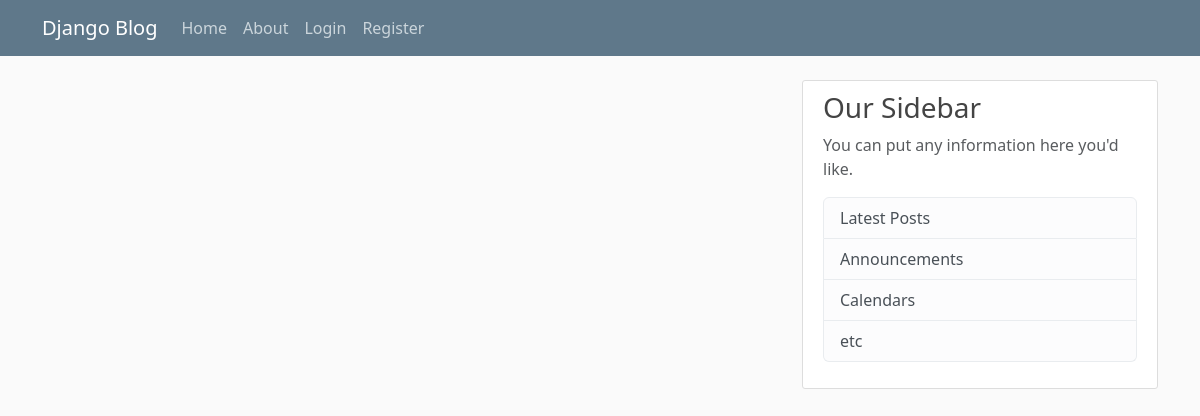
/, run on an earlier commit of the app's database.
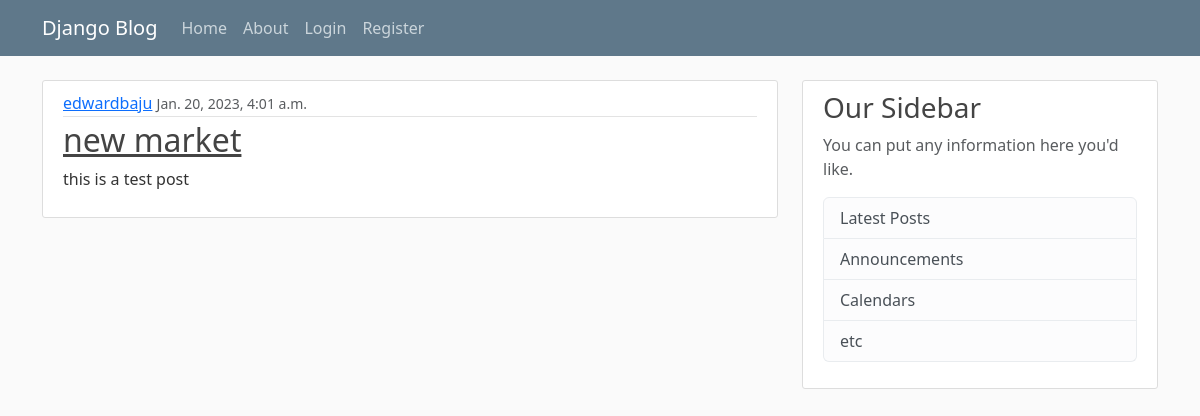
And on a later commit of the database.
### blog/models.py (models this page shows, shortened)
class Post(models.Model):
    title = models.CharField(max_length=100)
    content = models.TextField()
    date_posted = models.DateTimeField(default=timezone.now)
    author = models.ForeignKey(User, on_delete=models.CASCADE)

### blog/views.py (the view)
# urls.py: path('', views.home, name='blog-home'),
def home(request):
    context = {
        'posts': Post.objects.all()
    }
    return render(request, 'blog/home.html', context)

### templates/blog/home.html
{% extends "base.html" %}
{% block content %}
    {% for post in posts %}
        <article class="media content-section">
          <div class="media-body">
            <div class="article-metadata">
              <a class="mr-2" href="#">{{ post.author }}</a>
              <small class="text-muted">{{ post.date_posted }}</small>
            </div>
            <h2><a class="article-title" href="#">{{ post.title }}</a></h2>
            <p class="article-content">{{ post.content }}</p>
          </div>
        </article>
    {% endfor %}
{% endblock content %}

### templates/base.html (shortened to what this page needs)
{% load static %}
<!DOCTYPE html>
<html>
<head>
      <link href="https://cdn.jsdelivr.net/npm/bootstrap@5.3.0-alpha1/dist/css/bootstrap.min.css" rel="stylesheet">
      <link rel="stylesheet" href="{% static 'blog/main.css' %}">
  </head>
<body>
    <header class="site-header">
      <nav class="navbar navbar-expand-md navbar-dark bg-steel fixed-top">
        <div class="container">
          <a class="navbar-brand mr-4" href="{% url 'blog-home' %}">Django Blog</a>
          <div class="collapse navbar-collapse" id="navbarToggle">
            <div class="navbar-nav mr-auto">
              <a class="nav-item nav-link" href="{% url 'blog-home' %}">Home</a>
              <a class="nav-item nav-link" href="{% url 'blog-about' %}">About</a>
            </div>
            <div class="navbar-nav">
                {% if user.is_authenticated %}
                    <a class="nav-item nav-link" href="{% url 'profile' %}">Profile</a>
                    <a class="nav-item nav-link" href="{% url 'logout' %}">Logout</a>
                {% else %}
                    <a class="nav-item nav-link" href="{% url 'login' %}">Login</a>
                    <a class="nav-item nav-link" href="{% url 'register' %}">Register</a>
                {% endif %}
            </div>
          </div>
        </div>
      </nav>
    </header>
    <main role="main" class="container">
      <div class="row">
        <div class="col-md-8">
          {% block content %}{% endblock %}
        </div>
        <div class="col-md-4">
          <div class="content-section">
            <h3>Our Sidebar</h3>
            <p class='text-muted'>You can put any information here you'd like.
              <ul class="list-group">
                <li class="list-group-item list-group-item-light">Latest Posts</li>
                <li class="list-group-item list-group-item-light">Announcements</li>
                <li class="list-group-item list-group-item-light">Calendars</li>
                <li class="list-group-item list-group-item-light">etc</li>
              </ul>
            </p>
          </div>
        </div>
      </div>
    </main>
  </body>
</html>

### static/blog/main.css (style rules this page uses)
body { background: #fafafa; color: #333333; margin-top: 5rem; }
h1, h2, h3, h4, h5, h6 { color: #444444; }
ul { margin: 0; }
.bg-steel { background-color: #5f788a; }
.site-header .navbar-nav .nav-link { color: #cbd5db; }
.content-section { background: #ffffff; padding: 10px 20px; border: 1px solid #dddddd; border-radius: 3px; margin-bottom: 20px; }
.article-title { color: #444444; }
.article-content { white-space: pre-line; }
.article-metadata { padding-bottom: 1px; margin-bottom: 4px; border-bottom: 1px solid #e3e3e3 }

What changed in the data, as far as the page shows it:
added Post: author "edwardbaju", date_posted "Jan. 20, 2023, 4:01 a.m.", title "new market", content "this is a test post"
